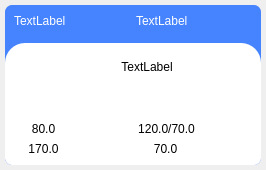
<?xml version="1.0" encoding="UTF-8"?>
<ui version="4.0">
 <class>Form</class>
 <widget class="QWidget" name="Form">
  <property name="geometry">
   <rect>
    <x>0</x>
    <y>0</y>
    <width>266</width>
    <height>170</height>
   </rect>
  </property>
  <property name="windowTitle">
   <string>Form</string>
  </property>
  <property name="layoutDirection">
   <enum>Qt::RightToLeft</enum>
  </property>
  <layout class="QVBoxLayout" name="verticalLayout">
   <property name="leftMargin">
    <number>5</number>
   </property>
   <property name="topMargin">
    <number>5</number>
   </property>
   <property name="rightMargin">
    <number>5</number>
   </property>
   <property name="bottomMargin">
    <number>5</number>
   </property>
   <item>
    <widget class="QGroupBox" name="groupBox">
     <property name="minimumSize">
      <size>
       <width>230</width>
       <height>160</height>
      </size>
     </property>
     <property name="maximumSize">
      <size>
       <width>16777215</width>
       <height>16777215</height>
      </size>
     </property>
     <property name="styleSheet">
      <string notr="true">QGroupBox{border-radius:7px;background-color:#4683ff;}</string>
     </property>
     <property name="title">
      <string/>
     </property>
     <layout class="QVBoxLayout" name="verticalLayout_2">
      <property name="leftMargin">
       <number>0</number>
      </property>
      <property name="topMargin">
       <number>0</number>
      </property>
      <property name="rightMargin">
       <number>0</number>
      </property>
      <property name="bottomMargin">
       <number>0</number>
      </property>
      <item>
       <layout class="QHBoxLayout" name="horizontalLayout">
        <property name="leftMargin">
         <number>9</number>
        </property>
        <property name="topMargin">
         <number>9</number>
        </property>
        <property name="rightMargin">
         <number>9</number>
        </property>
        <property name="bottomMargin">
         <number>9</number>
        </property>
        <item>
         <widget class="QLabel" name="hagz">
          <property name="maximumSize">
           <size>
            <width>16777215</width>
            <height>16777215</height>
           </size>
          </property>
          <property name="styleSheet">
           <string notr="true">QLabel{color:#ffffff;}</string>
          </property>
          <property name="text">
           <string>TextLabel</string>
          </property>
          <property name="alignment">
           <set>Qt::AlignLeading|Qt::AlignLeft|Qt::AlignVCenter</set>
          </property>
         </widget>
        </item>
        <item>
         <widget class="QLabel" name="tarekh">
          <property name="maximumSize">
           <size>
            <width>16777215</width>
            <height>16777215</height>
           </size>
          </property>
          <property name="styleSheet">
           <string notr="true">QLabel{color:#ffffff;}</string>
          </property>
          <property name="text">
           <string>TextLabel</string>
          </property>
         </widget>
        </item>
       </layout>
      </item>
      <item>
       <widget class="QGroupBox" name="groupBox_2">
        <property name="sizePolicy">
         <sizepolicy hsizetype="Preferred" vsizetype="MinimumExpanding">
          <horstretch>0</horstretch>
          <verstretch>0</verstretch>
         </sizepolicy>
        </property>
        <property name="styleSheet">
         <string notr="true">QGroupBox{border-radius:7px;border-top-right-radius:20px;border-top-left-radius:20px;background-color:#ffffff;}</string>
        </property>
        <property name="title">
         <string/>
        </property>
        <property name="alignment">
         <set>Qt::AlignCenter</set>
        </property>
        <layout class="QVBoxLayout" name="verticalLayout_3">
         <item>
          <widget class="QLabel" name="tash">
           <property name="maximumSize">
            <size>
             <width>210</width>
             <height>16777215</height>
            </size>
           </property>
           <property name="text">
            <string>TextLabel</string>
           </property>
           <property name="alignment">
            <set>Qt::AlignCenter</set>
           </property>
           <property name="wordWrap">
            <bool>true</bool>
           </property>
          </widget>
         </item>
         <item>
          <layout class="QHBoxLayout" name="horizontalLayout_2">
           <property name="spacing">
            <number>10</number>
           </property>
           <property name="leftMargin">
            <number>9</number>
           </property>
           <property name="rightMargin">
            <number>9</number>
           </property>
           <item>
            <widget class="QLabel" name="drink">
             <property name="text">
              <string/>
             </property>
             <property name="pixmap">
              <pixmap resource="sources.qrc">:/MainSources/bar.png</pixmap>
             </property>
             <property name="alignment">
              <set>Qt::AlignCenter</set>
             </property>
            </widget>
           </item>
           <item>
            <widget class="QLabel" name="smoke">
             <property name="text">
              <string/>
             </property>
             <property name="pixmap">
              <pixmap resource="sources.qrc">:/MainSources/smoking.png</pixmap>
             </property>
             <property name="alignment">
              <set>Qt::AlignCenter</set>
             </property>
            </widget>
           </item>
           <item>
            <spacer name="horizontalSpacer">
             <property name="orientation">
              <enum>Qt::Horizontal</enum>
             </property>
             <property name="sizeHint" stdset="0">
              <size>
               <width>40</width>
               <height>20</height>
              </size>
             </property>
            </spacer>
           </item>
          </layout>
         </item>
         <item>
          <layout class="QGridLayout" name="gridLayout">
           <property name="leftMargin">
            <number>0</number>
           </property>
           <item row="0" column="0">
            <widget class="QGroupBox" name="groupBox_3">
             <property name="title">
              <string/>
             </property>
             <property name="alignment">
              <set>Qt::AlignRight|Qt::AlignTrailing|Qt::AlignVCenter</set>
             </property>
             <layout class="QHBoxLayout" name="horizontalLayout_4">
              <property name="spacing">
               <number>2</number>
              </property>
              <property name="leftMargin">
               <number>2</number>
              </property>
              <property name="topMargin">
               <number>0</number>
              </property>
              <property name="rightMargin">
               <number>2</number>
              </property>
              <property name="bottomMargin">
               <number>0</number>
              </property>
              <item>
               <widget class="QLabel" name="label_6">
                <property name="text">
                 <string/>
                </property>
                <property name="pixmap">
                 <pixmap resource="sources.qrc">:/MainSources/heartt.png</pixmap>
                </property>
                <property name="alignment">
                 <set>Qt::AlignCenter</set>
                </property>
               </widget>
              </item>
              <item>
               <widget class="QLabel" name="dakhd">
                <property name="text">
                 <string>120.0/70.0</string>
                </property>
                <property name="alignment">
                 <set>Qt::AlignCenter</set>
                </property>
               </widget>
              </item>
             </layout>
            </widget>
           </item>
           <item row="0" column="3">
            <widget class="QGroupBox" name="groupBox_6">
             <property name="title">
              <string/>
             </property>
             <property name="alignment">
              <set>Qt::AlignRight|Qt::AlignTrailing|Qt::AlignVCenter</set>
             </property>
             <layout class="QHBoxLayout" name="horizontalLayout_7">
              <property name="spacing">
               <number>2</number>
              </property>
              <property name="leftMargin">
               <number>2</number>
              </property>
              <property name="topMargin">
               <number>0</number>
              </property>
              <property name="rightMargin">
               <number>2</number>
              </property>
              <property name="bottomMargin">
               <number>0</number>
              </property>
              <item>
               <widget class="QLabel" name="label_13">
                <property name="text">
                 <string/>
                </property>
                <property name="pixmap">
                 <pixmap resource="sources.qrc">:/MainSources/bdrop.png</pixmap>
                </property>
                <property name="alignment">
                 <set>Qt::AlignCenter</set>
                </property>
               </widget>
              </item>
              <item>
               <widget class="QLabel" name="suker">
                <property name="text">
                 <string>80.0</string>
                </property>
                <property name="alignment">
                 <set>Qt::AlignCenter</set>
                </property>
               </widget>
              </item>
             </layout>
            </widget>
           </item>
           <item row="1" column="0">
            <widget class="QGroupBox" name="groupBox_5">
             <property name="title">
              <string/>
             </property>
             <property name="alignment">
              <set>Qt::AlignRight|Qt::AlignTrailing|Qt::AlignVCenter</set>
             </property>
             <layout class="QHBoxLayout" name="horizontalLayout_6">
              <property name="spacing">
               <number>2</number>
              </property>
              <property name="leftMargin">
               <number>2</number>
              </property>
              <property name="topMargin">
               <number>0</number>
              </property>
              <property name="rightMargin">
               <number>2</number>
              </property>
              <property name="bottomMargin">
               <number>0</number>
              </property>
              <item>
               <widget class="QLabel" name="label_11">
                <property name="text">
                 <string/>
                </property>
                <property name="pixmap">
                 <pixmap resource="sources.qrc">:/MainSources/scale.png</pixmap>
                </property>
                <property name="alignment">
                 <set>Qt::AlignCenter</set>
                </property>
               </widget>
              </item>
              <item>
               <widget class="QLabel" name="wzn">
                <property name="text">
                 <string>70.0</string>
                </property>
                <property name="alignment">
                 <set>Qt::AlignCenter</set>
                </property>
               </widget>
              </item>
             </layout>
            </widget>
           </item>
           <item row="1" column="3">
            <widget class="QGroupBox" name="groupBox_4">
             <property name="title">
              <string/>
             </property>
             <property name="alignment">
              <set>Qt::AlignRight|Qt::AlignTrailing|Qt::AlignVCenter</set>
             </property>
             <layout class="QHBoxLayout" name="horizontalLayout_5">
              <property name="spacing">
               <number>2</number>
              </property>
              <property name="leftMargin">
               <number>2</number>
              </property>
              <property name="topMargin">
               <number>0</number>
              </property>
              <property name="rightMargin">
               <number>2</number>
              </property>
              <property name="bottomMargin">
               <number>0</number>
              </property>
              <item>
               <widget class="QLabel" name="label_8">
                <property name="text">
                 <string/>
                </property>
                <property name="pixmap">
                 <pixmap resource="sources.qrc">:/MainSources/ruler.png</pixmap>
                </property>
                <property name="alignment">
                 <set>Qt::AlignCenter</set>
                </property>
               </widget>
              </item>
              <item>
               <widget class="QLabel" name="tall">
                <property name="text">
                 <string>170.0</string>
                </property>
                <property name="alignment">
                 <set>Qt::AlignCenter</set>
                </property>
               </widget>
              </item>
             </layout>
            </widget>
           </item>
          </layout>
         </item>
        </layout>
       </widget>
      </item>
     </layout>
    </widget>
   </item>
  </layout>
 </widget>
 <resources>
  <include location="sources.qrc"/>
 </resources>
 <connections/>
</ui>
